Frame 1 (no input): blank canvas, image omitted
Frame 60 (no input): blank canvas, image omitted
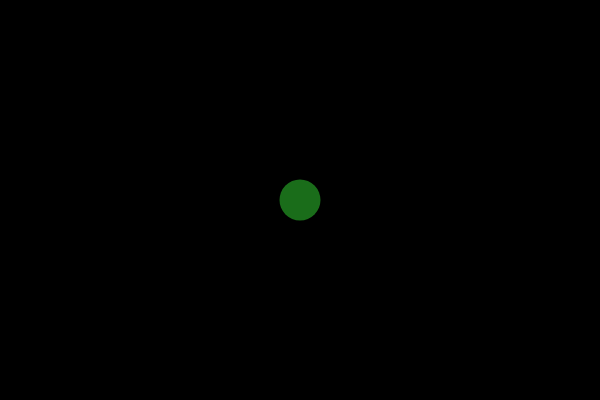
Frame 120 (the mouse pressed at the canvas centre since frame 60)

The p5.js sketch whose frames 1 and 60 were blank and that drew this single picture after the mouse press (run headless with seeded random() and noise() and a simulated clock; from frame 60 on, the mouse is pressed at the canvas centre):

// p5.js sketch
// ── sketch.js
let plants = [];

function setup() {
  createCanvas(600, 400);
  background(0);
}

function draw() {
  background(0); // Slight fade to create soft trails

  // Update and draw all plants
  for (let i = plants.length - 1; i >= 0; i--) {
    plants[i].grow();
    plants[i].display();

    // Remove if too small (pruned)
    if (plants[i].size <= 0) {
      plants.splice(i, 1);
    }
  }
}

// Plant class
class Plant {
  constructor(x, y) {
    this.x = x;
    this.y = y;
    this.size = 5;
    this.growthRate = 0.2;
  }

  grow() {
    // If mouse is close, grow faster (watering)
    let d = dist(mouseX, mouseY, this.x, this.y);
    if (d < 50) {
      this.size += this.growthRate * 3;
    } else {
      this.size += this.growthRate;
    }

    // Limit max size
    this.size = constrain(this.size, 0, 60);
  }

  display() {
    noStroke();
    fill(34, 139, 34, 200); // Green with some transparency
    ellipse(this.x, this.y, this.size);
  }
}

function mousePressed() {
  if (mouseButton === LEFT) {
    // Plant a new seed at mouse position
    plants.push(new Plant(mouseX, mouseY));
  } else if (mouseButton === RIGHT) {
    // Prune plants near mouse
    for (let i = plants.length - 1; i >= 0; i--) {
      let d = dist(mouseX, mouseY, plants[i].x, plants[i].y);
      if (d < 30) {
        plants[i].size -= 10; // Reduce size (prune)
      }
    }
  }
}

// Disable context menu on right click for pruning
document.oncontextmenu = () => false;
